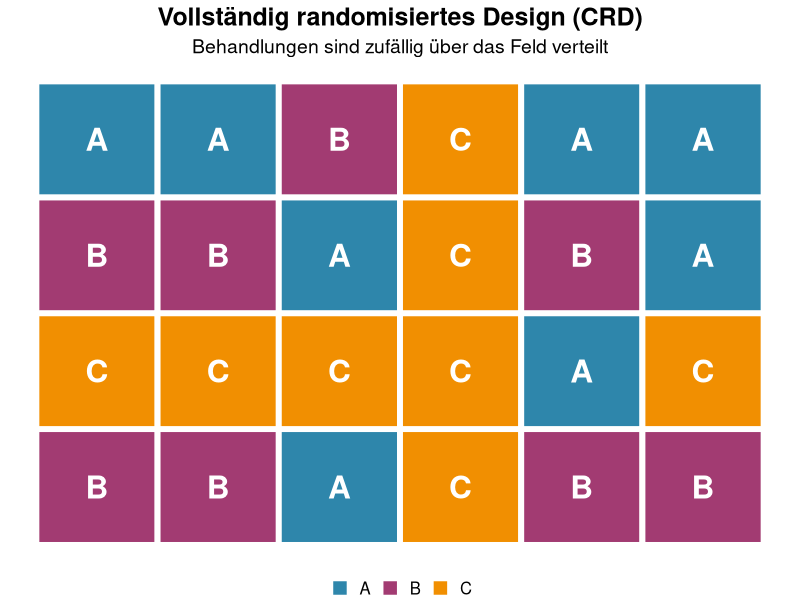
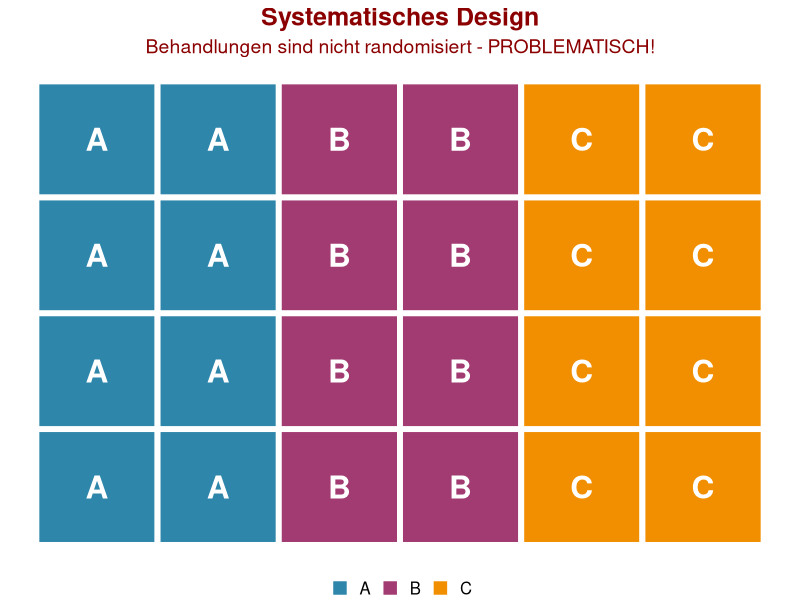
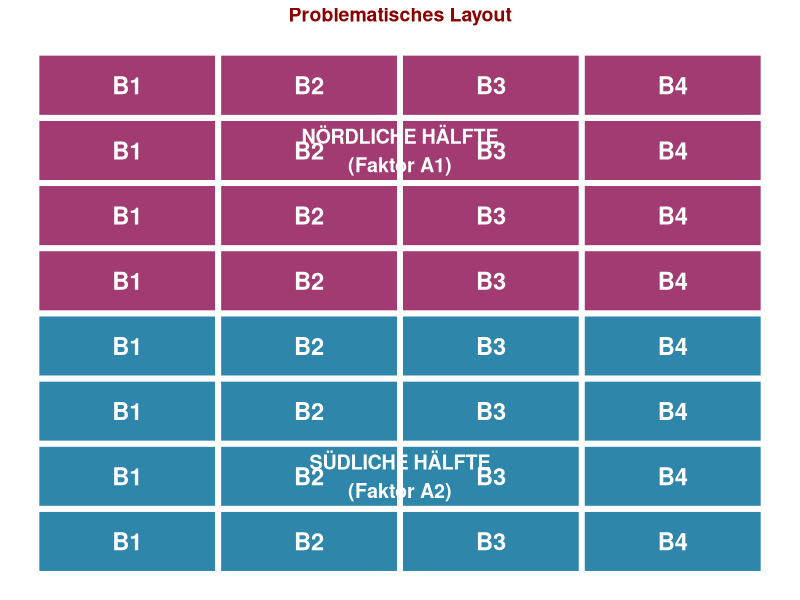

Here is the R script that generated these plots, in order:
## ---- chunk 1
#| echo: false
#| fig-width: 10
#| fig-height: 5

library(ggplot2)
library(dplyr)

set.seed(123)
field <- expand.grid(row = 1:4, col = 1:6)
field$treatment <- sample(rep(c("A", "B", "C"), each = 8))

ggplot(field, aes(x = col, y = row, fill = treatment)) +
  geom_tile(color = "white", linewidth = 2) +
  geom_text(aes(label = treatment), size = 8, fontface = "bold", color = "white") +
  scale_fill_manual(values = c("A" = "#2E86AB", "B" = "#A23B72", "C" = "#F18F01")) +
  labs(title = "Vollständig randomisiertes Design (CRD)",
       subtitle = "Behandlungen sind zufällig über das Feld verteilt") +
  theme_void() +
  theme(plot.title = element_text(size = 18, face = "bold", hjust = 0.5),
        plot.subtitle = element_text(size = 14, hjust = 0.5),
        legend.position = "bottom",
        legend.title = element_blank(),
        legend.text = element_text(size = 12))
## ---- chunk 2
#| echo: false
#| fig-width: 10
#| fig-height: 5

field_bad <- expand.grid(row = 1:4, col = 1:6)
field_bad$treatment <- rep(c("A", "B", "C"), each = 8)

ggplot(field_bad, aes(x = col, y = row, fill = treatment)) +
  geom_tile(color = "white", linewidth = 2) +
  geom_text(aes(label = treatment), size = 8, fontface = "bold", color = "white") +
  scale_fill_manual(values = c("A" = "#2E86AB", "B" = "#A23B72", "C" = "#F18F01")) +
  labs(title = "Systematisches Design",
       subtitle = "Behandlungen sind nicht randomisiert - PROBLEMATISCH!") +
  theme_void() +
  theme(plot.title = element_text(size = 18, face = "bold", hjust = 0.5, color = "darkred"),
        plot.subtitle = element_text(size = 14, hjust = 0.5, color = "darkred"),
        legend.position = "bottom",
        legend.title = element_blank(),
        legend.text = element_text(size = 12))
## ---- chunk 3
#| echo: false
#| fig-width: 5
#| fig-height: 6

field_split <- data.frame(
  row = rep(1:8, each = 4),
  col = rep(1:4, 8),
  A = rep(c("A1", "A2"), each = 16),
  B = rep(c("B1", "B2", "B3", "B4"), 8)
)

ggplot(field_split, aes(x = col, y = row, fill = A)) +
  geom_tile(color = "white", linewidth = 2) +
  geom_text(aes(label = B), size = 6, fontface = "bold", color = "white") +
  scale_fill_manual(values = c("A1" = "#2E86AB", "A2" = "#A23B72")) +
  annotate("text", x = 2.5, y = 7, label = "NÖRDLICHE HÄLFTE\n(Faktor A1)",
           size = 5, fontface = "bold", color = "white") +
  annotate("text", x = 2.5, y = 2, label = "SÜDLICHE HÄLFTE\n(Faktor A2)",
           size = 5, fontface = "bold", color = "white") +
  labs(title = "Problematisches Layout") +
  theme_void() +
  theme(plot.title = element_text(size = 14, face = "bold", hjust = 0.5, color = "darkred"),
        legend.position = "none")
